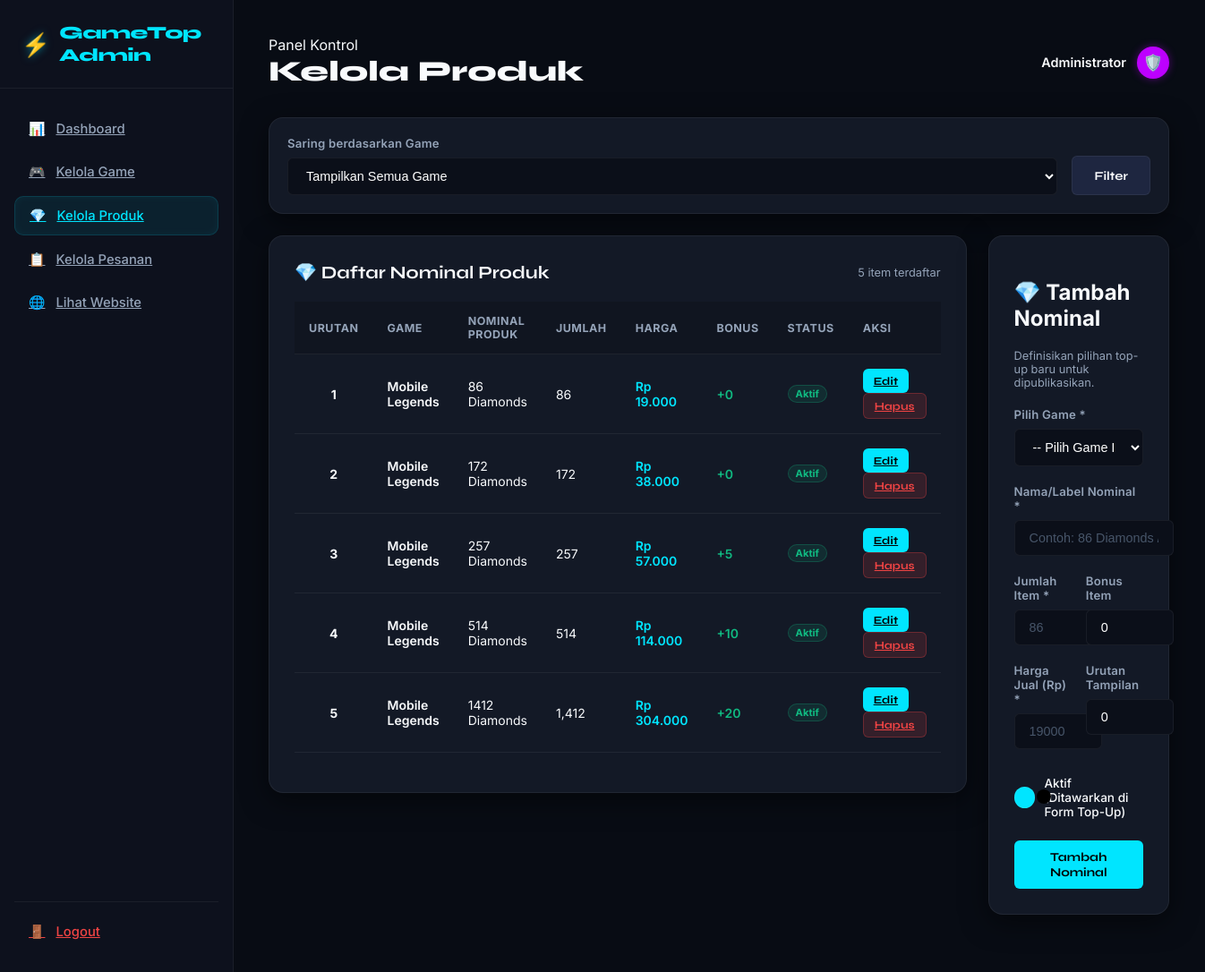
Screenshot of /admin/products.php (signed in) with the database file from the repository.
### tables this page shows
CREATE TABLE IF NOT EXISTS products (
    id          INT AUTO_INCREMENT PRIMARY KEY,
    game_id     INT NOT NULL,
    name        VARCHAR(150) NOT NULL,
    amount      INT          NOT NULL,
    price       INT          NOT NULL,
    bonus       INT          DEFAULT 0,
    is_active   TINYINT(1)  DEFAULT 1,
    sort_order  INT          DEFAULT 0,
    created_at  TIMESTAMP    DEFAULT CURRENT_TIMESTAMP,
    FOREIGN KEY (game_id) REFERENCES games(id) ON DELETE CASCADE
);

CREATE TABLE IF NOT EXISTS games (
    id          INT AUTO_INCREMENT PRIMARY KEY,
    slug        VARCHAR(100) UNIQUE NOT NULL,
    name        VARCHAR(150) NOT NULL,
    category    VARCHAR(80)  NOT NULL,
    icon        VARCHAR(10)  DEFAULT '🎮',
    color       VARCHAR(20)  DEFAULT '#00e5ff',
    is_popular  TINYINT(1)   DEFAULT 0,
    is_active   TINYINT(1)   DEFAULT 1,
    sort_order  INT          DEFAULT 0,
    created_at  TIMESTAMP    DEFAULT CURRENT_TIMESTAMP
);

### includes/functions.php (called while the page is built, shortened)
<?php
function formatRupiah($amount) {
    return 'Rp ' . number_format($amount, 0, ',', '.');
}
function getAllProducts($gameId = null) {
    $db = getDB();
    if ($db) {
        $where = "";
        $query = "SELECT p.*, g.name AS game_name FROM products p
                  JOIN games g ON p.game_id = g.id
                  $where
                  ORDER BY g.name ASC, p.sort_order ASC, p.price ASC";
        $result = $db->query($query);
        $products = [];
        if ($result && $result->num_rows > 0) {
            while ($row = $result->fetch_assoc()) {
                $products[] = $row;
            }
        }
        return $products;
    }
    return [];
}

### admin/products.php (the view, shortened to what this page needs)
<?php
include __DIR__ . '/admin-header.php';
$db = getDB();
$dbActive = ($db !== null);
$filterGameId = isset($_GET['game_filter']) ? (int)$_GET['game_filter'] : 0;
$editMode = false;
$editProduct = null;
if ($dbActive) {
    if ($filterGameId > 0) {
        $productsList = getAllProducts($filterGameId);
    } else {
        $productsList = getAllProducts();
    }
}
?>
<div class="filter-card">
    <form method="GET" action="" style="display: flex; width: 100%; gap: 16px; align-items: flex-end;">
        <div class="admin-form-group">
            <label class="admin-form-label" for="game_filter">Saring berdasarkan Game</label>
            <select id="game_filter" name="game_filter" class="admin-form-control">
                <option value="0">Tampilkan Semua Game</option>
            </select>
        </div>
        <button type="submit" class="btn-admin btn-admin-secondary" style="height: 44px; padding: 0 24px;">
            Filter
        </button>
    </form>
</div>
<div class="admin-grid-layout">
    <div class="admin-card">
        <div class="admin-card-header">
            <h2>💎 Daftar Nominal Produk</h2>
            <span class="text-muted" style="font-size: 0.8rem;"><?= count($productsList) ?> item terdaftar</span>
        </div>
        <div class="table-responsive">
            <table class="admin-table">
                <thead>
                    <tr>
                        <th style="width: 50px;">Urutan</th>
                        <th>Game</th>
                        <th>Nominal Produk</th>
                        <th>Jumlah</th>
                        <th>Harga</th>
                        <th>Bonus</th>
                        <th>Status</th>
                        <th style="width: 140px;">Aksi</th>
                    </tr>
                </thead>
                <tbody>
                    <?php if (empty($productsList)): ?>
                        <tr>
                            <td colspan="8" style="text-align: center;" class="text-muted">Tidak ada produk untuk saringan ini.</td>
                        </tr>
                    <?php else: ?>
                        <?php foreach ($productsList as $p): ?>
                            <tr>
                                <td style="text-align: center; font-weight: 700;"><?= $p['sort_order'] ?></td>
                                <td style="font-weight: 600;"><?= htmlspecialchars($p['game_name']) ?></td>
                                <td><?= htmlspecialchars($p['name']) ?></td>
                                <td><?= number_format($p['amount']) ?></td>
                                <td style="font-weight: 600; color: var(--neon-cyan);"><?= formatRupiah($p['price']) ?></td>
                                <td style="color: var(--green); font-weight: 600;">+<?= number_format($p['bonus']) ?></td>
                                <td>
                                    <span class="badge-admin <?= $p['is_active'] ? 'badge-success' : 'badge-failed' ?>" style="padding: 2px 8px; font-size: 0.7rem;">
                                        <?= $p['is_active'] ? 'Aktif' : 'Nonaktif' ?>
                                    </span>
                                </td>
                                <td>
                                    <?php if ($dbActive): ?>
                                        <a href="?edit=<?= $p['id'] ?><?= $filterGameId > 0 ? '&game_filter=' . $filterGameId : '' ?>" class="btn-admin btn-admin-primary btn-admin-sm">Edit</a>
                                        <a href="?delete=<?= $p['id'] ?><?= $filterGameId > 0 ? '&game_filter=' . $filterGameId : '' ?>" class="btn-admin btn-admin-danger btn-admin-sm" onclick="return confirm('Apakah Anda yakin ingin menghapus nominal produk ini?');">Hapus</a>
                                    <?php else: ?>
                                        <span class="text-muted">—</span>
                                    <?php endif; ?>
                                </td>
                            </tr>
                        <?php endforeach; ?>
                    <?php endif; ?>
                </tbody>
            </table>
        </div>
    </div>
    <div class="admin-card">
        <h2><?= $editMode ? '⚙️ Edit Nominal' : '💎 Tambah Nominal' ?></h2>
        <p class="text-muted" style="font-size: 0.8rem; margin-bottom: 20px;">
            <?= $editMode ? 'Modifikasi detail nominal produk terpilih.' : 'Definisikan pilihan top-up baru untuk dipublikasikan.' ?>
        </p>
        <form method="POST" action="">
            <div class="admin-form-group">
                <label class="admin-form-label" for="game_id">Pilih Game *</label>
                <select id="game_id" name="game_id" class="admin-form-control" required <?= !$dbActive ? 'disabled' : '' ?>>
                    <option value="">-- Pilih Game Rujukan --</option>
                </select>
            </div>
            <div class="admin-form-group">
                <label class="admin-form-label" for="name">Nama/Label Nominal *</label>
                <input type="text" id="name" name="name" class="admin-form-control" placeholder="Contoh: 86 Diamonds / 325 UC"
                       value="<?= $editMode ? htmlspecialchars($editProduct['name']) : '' ?>" required <?= !$dbActive ? 'disabled' : '' ?>>
            </div>
            <div class="admin-form-row">
                <div class="admin-form-group">
                    <label class="admin-form-label" for="amount">Jumlah Item *</label>
                    <input type="number" id="amount" name="amount" class="admin-form-control" placeholder="86"
                           value="<?= $editMode ? (int)$editProduct['amount'] : '' ?>" required <?= !$dbActive ? 'disabled' : '' ?>>
                </div>
                <div class="admin-form-group">
                    <label class="admin-form-label" for="bonus">Bonus Item</label>
                    <input type="number" id="bonus" name="bonus" class="admin-form-control" placeholder="0"
                           value="<?= $editMode ? (int)$editProduct['bonus'] : '0' ?>" <?= !$dbActive ? 'disabled' : '' ?>>
                </div>
            </div>
            <div class="admin-form-row">
                <div class="admin-form-group">
                    <label class="admin-form-label" for="price">Harga Jual (Rp) *</label>
                    <input type="number" id="price" name="price" class="admin-form-control" placeholder="19000"
                           value="<?= $editMode ? (int)$editProduct['price'] : '' ?>" required <?= !$dbActive ? 'disabled' : '' ?>>
                </div>
                <div class="admin-form-group">
                    <label class="admin-form-label" for="sort_order">Urutan Tampilan</label>
                    <input type="number" id="sort_order" name="sort_order" class="admin-form-control" placeholder="0"
                           value="<?= $editMode ? (int)$editProduct['sort_order'] : '0' ?>" <?= !$dbActive ? 'disabled' : '' ?>>
                </div>
            </div>
            <div class="admin-form-group">
                <label class="admin-toggle-container">
                    <div class="admin-toggle-switch"></div>
                    <span style="font-size: 0.85rem; font-weight: 500;">Aktif (Ditawarkan di Form Top-Up)</span>
                </label>
            </div>
            <div style="display: flex; gap: 10px; margin-top: 24px;">
                <button type="submit" class="btn-admin btn-admin-primary" style="flex: 1;" <?= !$dbActive ? 'disabled' : '' ?>>
                    <?= $editMode ? 'Simpan Perubahan' : 'Tambah Nominal' ?>
                </button>
            </div>
        </form>
    </div>
</div>
<?php include __DIR__ . '/admin-footer.php'; ?>

### assets/css/admin.css (style rules this page uses)
:root { --bg-admin: #080c14; --sidebar-bg: #0d111d; --card-bg: #131926; --border-color: rgba(255,255,255,0.06); --neon-cyan: #00e5ff; --neon-purple: #bd00ff; --neon-pink: #ff007f; --text-white: #f8fafc; --text-gray: #94a3b8; --text-dark: #475569; --green: #10b981; --amber: #f59e0b; --red: #ef4444; --blue: #3b82f6; --radius-lg: 16px; --radius-md: 10px; --radius-sm: 6px; --transition: 0.2s cubic-bezier(0.4, 0, 0.2, 1); --shadow: 0 8px 30px rgba(0,0,0,0.5); --shadow-neon: 0 0 15px rgba(0, 229, 255, 0.2); }
body.admin-body { background-color: var(--bg-admin); color: var(--text-white); font-family: 'Inter', sans-serif; margin: 0; padding: 0; min-height: 100vh; display: flex; }
.text-muted { color: var(--text-gray); }
.admin-card { background: var(--card-bg); border: 1px solid var(--border-color); border-radius: var(--radius-lg); padding: 28px; margin-bottom: 24px; box-shadow: var(--shadow); }
.admin-card-header { display: flex; justify-content: space-between; align-items: center; margin-bottom: 20px; }
.admin-card-header h2 { font-family: 'Syne', sans-serif; font-size: 1.25rem; font-weight: 700; margin: 0; }
.btn-admin { display: inline-flex; align-items: center; justify-content: center; gap: 8px; padding: 10px 18px; border-radius: var(--radius-sm); font-family: 'Syne', sans-serif; font-weight: 700; font-size: 0.85rem; cursor: pointer; transition: var(--transition); border: none; outline: none; }
.btn-admin-primary { background: var(--neon-cyan); color: #000; }
.btn-admin-secondary { background: #1e2640; color: var(--text-white); border: 1px solid var(--border-color); }
.btn-admin-danger { background: rgba(239, 68, 68, 0.15); color: var(--red); border: 1px solid rgba(239, 68, 68, 0.3); }
.btn-admin-sm { padding: 6px 12px; font-size: 0.78rem; }
.table-responsive { overflow-x: auto; margin-bottom: 16px; }
.admin-table { width: 100%; border-collapse: collapse; text-align: left; }
.admin-table th { padding: 14px 16px; font-size: 0.78rem; font-weight: 700; text-transform: uppercase; color: var(--text-gray); letter-spacing: 0.5px; border-bottom: 1px solid var(--border-color); background: rgba(0, 0, 0, 0.15); }
.admin-table td { padding: 16px; font-size: 0.875rem; border-bottom: 1px solid var(--border-color); color: var(--text-white); vertical-align: middle; }
.badge-admin { display: inline-flex; align-items: center; gap: 4px; padding: 4px 10px; border-radius: 100px; font-size: 0.75rem; font-weight: 700; }
.badge-success { background: rgba(16, 185, 129, 0.12); color: var(--green); border: 1px solid rgba(16, 185, 129, 0.25); }
.admin-form-group { margin-bottom: 20px; }
.admin-form-label { display: block; font-size: 0.825rem; font-weight: 600; color: var(--text-gray); margin-bottom: 8px; letter-spacing: 0.2px; }
.admin-form-control { width: 100%; padding: 11px 16px; background: #0b0f19; border: 1px solid var(--border-color); border-radius: var(--radius-sm); color: #fff; font-size: 0.9rem; transition: var(--transition); outline: none; }
.admin-form-control::placeholder { color: #475569; }
.admin-form-row { display: grid; grid-template-columns: 1fr 1fr; gap: 16px; }
.admin-toggle-container { display: flex; align-items: center; gap: 10px; cursor: pointer; user-select: none; margin-top: 10px; }
.admin-toggle-switch { width: 44px; height: 22px; background: #1e2640; border-radius: 100px; position: relative; transition: var(--transition); border: 1px solid var(--border-color); }
.admin-toggle-switch::after { content: ''; position: absolute; width: 16px; height: 16px; border-radius: 50%; background: #fff; top: 2px; left: 2px; transition: var(--transition); }
.admin-toggle-input:checked + .admin-toggle-switch { background: var(--neon-cyan); }
.admin-toggle-input:checked + .admin-toggle-switch::after { left: 24px; background: #000; }
.filter-card { background: var(--card-bg); border: 1px solid var(--border-color); border-radius: var(--radius-lg); padding: 20px; margin-bottom: 24px; display: flex; gap: 16px; align-items: flex-end; box-shadow: var(--shadow); }
.filter-card .admin-form-group { margin-bottom: 0; flex: 1; }
.admin-grid-layout { display: grid; grid-template-columns: 2fr 1fr; gap: 24px; align-items: start; }

### rows the page displays
products: sort_order "1", game.name "Mobile Legends", name "86 Diamonds", amount "86", price "Rp 19.000", bonus "0", is_active "Aktif"
products: sort_order "2", game.name "Mobile Legends", name "172 Diamonds", amount "172", price "Rp 38.000", bonus "0", is_active "Aktif"
products: sort_order "3", game.name "Mobile Legends", name "257 Diamonds", amount "257", price "Rp 57.000", bonus "5", is_active "Aktif"
products: sort_order "4", game.name "Mobile Legends", name "514 Diamonds", amount "514", price "Rp 114.000", bonus "10", is_active "Aktif"
products: sort_order "5", game.name "Mobile Legends", name "1412 Diamonds", amount "1,412", price "Rp 304.000", bonus "20", is_active "Aktif"

### other values shown
APP_NAME "GameTop"
$adminTitle "Kelola Produk"
count($productsList) "5"
